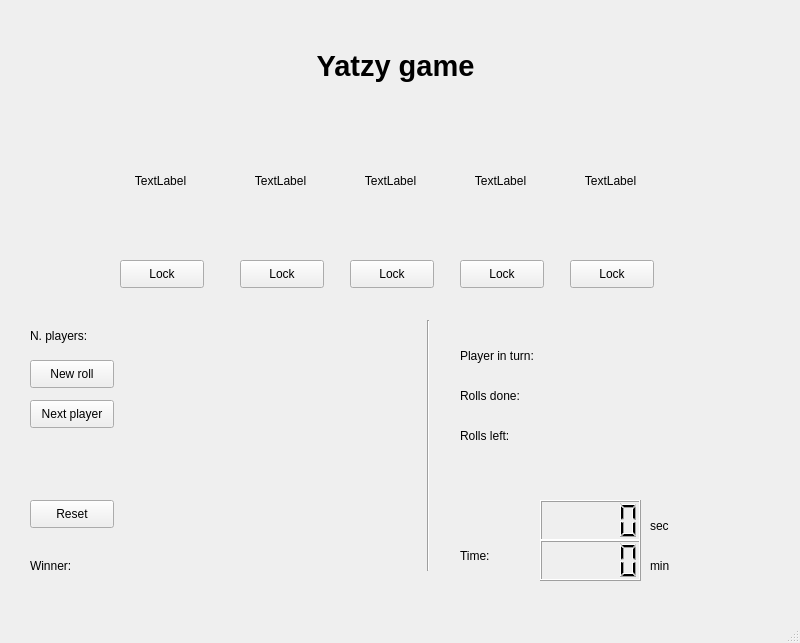
<?xml version="1.0" encoding="UTF-8"?>
<ui version="4.0">
 <class>MainWindow</class>
 <widget class="QMainWindow" name="MainWindow">
  <property name="geometry">
   <rect>
    <x>0</x>
    <y>0</y>
    <width>800</width>
    <height>643</height>
   </rect>
  </property>
  <property name="windowTitle">
   <string>MainWindow</string>
  </property>
  <widget class="QWidget" name="centralwidget">
   <widget class="QLabel" name="title">
    <property name="geometry">
     <rect>
      <x>260</x>
      <y>20</y>
      <width>271</width>
      <height>91</height>
     </rect>
    </property>
    <property name="font">
     <font>
      <pointsize>22</pointsize>
      <weight>75</weight>
      <italic>false</italic>
      <bold>true</bold>
     </font>
    </property>
    <property name="text">
     <string>Yatzy game</string>
    </property>
    <property name="alignment">
     <set>Qt::AlignCenter</set>
    </property>
   </widget>
   <widget class="QLabel" name="dice_1">
    <property name="geometry">
     <rect>
      <x>110</x>
      <y>130</y>
      <width>101</width>
      <height>101</height>
     </rect>
    </property>
    <property name="text">
     <string>TextLabel</string>
    </property>
    <property name="alignment">
     <set>Qt::AlignCenter</set>
    </property>
   </widget>
   <widget class="QLabel" name="dice_2">
    <property name="geometry">
     <rect>
      <x>230</x>
      <y>130</y>
      <width>101</width>
      <height>101</height>
     </rect>
    </property>
    <property name="text">
     <string>TextLabel</string>
    </property>
    <property name="alignment">
     <set>Qt::AlignCenter</set>
    </property>
   </widget>
   <widget class="QLabel" name="dice_3">
    <property name="geometry">
     <rect>
      <x>340</x>
      <y>130</y>
      <width>101</width>
      <height>101</height>
     </rect>
    </property>
    <property name="text">
     <string>TextLabel</string>
    </property>
    <property name="alignment">
     <set>Qt::AlignCenter</set>
    </property>
   </widget>
   <widget class="QLabel" name="dice_4">
    <property name="geometry">
     <rect>
      <x>450</x>
      <y>130</y>
      <width>101</width>
      <height>101</height>
     </rect>
    </property>
    <property name="text">
     <string>TextLabel</string>
    </property>
    <property name="alignment">
     <set>Qt::AlignCenter</set>
    </property>
   </widget>
   <widget class="QLabel" name="dice_5">
    <property name="geometry">
     <rect>
      <x>560</x>
      <y>130</y>
      <width>101</width>
      <height>101</height>
     </rect>
    </property>
    <property name="text">
     <string>TextLabel</string>
    </property>
    <property name="alignment">
     <set>Qt::AlignCenter</set>
    </property>
   </widget>
   <widget class="QLabel" name="num_players_label">
    <property name="geometry">
     <rect>
      <x>30</x>
      <y>320</y>
      <width>81</width>
      <height>31</height>
     </rect>
    </property>
    <property name="text">
     <string>N. players:</string>
    </property>
   </widget>
   <widget class="QPushButton" name="new_roll">
    <property name="geometry">
     <rect>
      <x>30</x>
      <y>360</y>
      <width>84</width>
      <height>28</height>
     </rect>
    </property>
    <property name="text">
     <string>New roll</string>
    </property>
   </widget>
   <widget class="QPushButton" name="next_player">
    <property name="geometry">
     <rect>
      <x>30</x>
      <y>400</y>
      <width>84</width>
      <height>28</height>
     </rect>
    </property>
    <property name="text">
     <string>Next player</string>
    </property>
   </widget>
   <widget class="QPushButton" name="lock_button_1">
    <property name="geometry">
     <rect>
      <x>120</x>
      <y>260</y>
      <width>84</width>
      <height>28</height>
     </rect>
    </property>
    <property name="text">
     <string>Lock</string>
    </property>
   </widget>
   <widget class="QPushButton" name="lock_button_2">
    <property name="geometry">
     <rect>
      <x>240</x>
      <y>260</y>
      <width>84</width>
      <height>28</height>
     </rect>
    </property>
    <property name="text">
     <string>Lock</string>
    </property>
   </widget>
   <widget class="QPushButton" name="lock_button_3">
    <property name="geometry">
     <rect>
      <x>350</x>
      <y>260</y>
      <width>84</width>
      <height>28</height>
     </rect>
    </property>
    <property name="text">
     <string>Lock</string>
    </property>
   </widget>
   <widget class="QPushButton" name="lock_button_4">
    <property name="geometry">
     <rect>
      <x>460</x>
      <y>260</y>
      <width>84</width>
      <height>28</height>
     </rect>
    </property>
    <property name="text">
     <string>Lock</string>
    </property>
   </widget>
   <widget class="QPushButton" name="lock_button_5">
    <property name="geometry">
     <rect>
      <x>570</x>
      <y>260</y>
      <width>84</width>
      <height>28</height>
     </rect>
    </property>
    <property name="text">
     <string>Lock</string>
    </property>
   </widget>
   <widget class="QLabel" name="player_in_turn_label">
    <property name="geometry">
     <rect>
      <x>460</x>
      <y>340</y>
      <width>101</width>
      <height>31</height>
     </rect>
    </property>
    <property name="text">
     <string>Player in turn:</string>
    </property>
   </widget>
   <widget class="QLabel" name="player_in_turn">
    <property name="geometry">
     <rect>
      <x>560</x>
      <y>340</y>
      <width>101</width>
      <height>31</height>
     </rect>
    </property>
    <property name="text">
     <string/>
    </property>
   </widget>
   <widget class="QLabel" name="rolls_done">
    <property name="geometry">
     <rect>
      <x>460</x>
      <y>380</y>
      <width>101</width>
      <height>31</height>
     </rect>
    </property>
    <property name="text">
     <string>Rolls done:</string>
    </property>
   </widget>
   <widget class="QLabel" name="num_rolls_done">
    <property name="geometry">
     <rect>
      <x>560</x>
      <y>380</y>
      <width>101</width>
      <height>31</height>
     </rect>
    </property>
    <property name="text">
     <string/>
    </property>
   </widget>
   <widget class="QLabel" name="rolls_left">
    <property name="geometry">
     <rect>
      <x>460</x>
      <y>420</y>
      <width>101</width>
      <height>31</height>
     </rect>
    </property>
    <property name="text">
     <string>Rolls left:</string>
    </property>
   </widget>
   <widget class="QLabel" name="num_rolls_left">
    <property name="geometry">
     <rect>
      <x>560</x>
      <y>420</y>
      <width>101</width>
      <height>31</height>
     </rect>
    </property>
    <property name="text">
     <string/>
    </property>
   </widget>
   <widget class="QPushButton" name="reset">
    <property name="geometry">
     <rect>
      <x>30</x>
      <y>500</y>
      <width>84</width>
      <height>28</height>
     </rect>
    </property>
    <property name="text">
     <string>Reset</string>
    </property>
   </widget>
   <widget class="QLabel" name="winner">
    <property name="geometry">
     <rect>
      <x>90</x>
      <y>550</y>
      <width>321</width>
      <height>31</height>
     </rect>
    </property>
    <property name="font">
     <font>
      <pointsize>9</pointsize>
     </font>
    </property>
    <property name="text">
     <string/>
    </property>
   </widget>
   <widget class="QLabel" name="winner_label">
    <property name="geometry">
     <rect>
      <x>30</x>
      <y>550</y>
      <width>101</width>
      <height>31</height>
     </rect>
    </property>
    <property name="text">
     <string>Winner:</string>
    </property>
   </widget>
   <widget class="QLabel" name="seconds_label">
    <property name="geometry">
     <rect>
      <x>650</x>
      <y>510</y>
      <width>101</width>
      <height>31</height>
     </rect>
    </property>
    <property name="text">
     <string>sec</string>
    </property>
   </widget>
   <widget class="QLabel" name="time_label">
    <property name="geometry">
     <rect>
      <x>460</x>
      <y>540</y>
      <width>101</width>
      <height>31</height>
     </rect>
    </property>
    <property name="text">
     <string>Time:</string>
    </property>
   </widget>
   <widget class="QLCDNumber" name="lcd_number_sec">
    <property name="geometry">
     <rect>
      <x>540</x>
      <y>500</y>
      <width>101</width>
      <height>41</height>
     </rect>
    </property>
   </widget>
   <widget class="Line" name="dividing_line">
    <property name="geometry">
     <rect>
      <x>420</x>
      <y>320</y>
      <width>16</width>
      <height>251</height>
     </rect>
    </property>
    <property name="orientation">
     <enum>Qt::Vertical</enum>
    </property>
   </widget>
   <widget class="QLCDNumber" name="lcd_number_min">
    <property name="geometry">
     <rect>
      <x>540</x>
      <y>540</y>
      <width>101</width>
      <height>41</height>
     </rect>
    </property>
   </widget>
   <widget class="QLabel" name="minutes_label">
    <property name="geometry">
     <rect>
      <x>650</x>
      <y>550</y>
      <width>101</width>
      <height>31</height>
     </rect>
    </property>
    <property name="text">
     <string>min</string>
    </property>
   </widget>
   <widget class="QLabel" name="num_of_players">
    <property name="geometry">
     <rect>
      <x>110</x>
      <y>320</y>
      <width>101</width>
      <height>31</height>
     </rect>
    </property>
    <property name="text">
     <string/>
    </property>
   </widget>
  </widget>
  <widget class="QMenuBar" name="menubar">
   <property name="geometry">
    <rect>
     <x>0</x>
     <y>0</y>
     <width>800</width>
     <height>25</height>
    </rect>
   </property>
  </widget>
  <widget class="QStatusBar" name="statusbar"/>
 </widget>
 <resources/>
 <connections/>
</ui>
